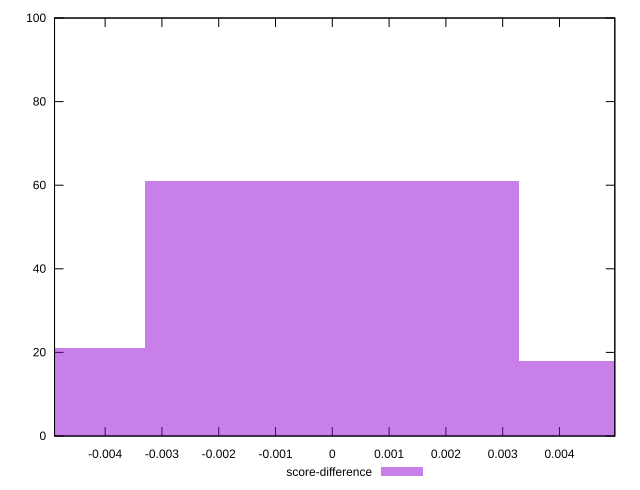

The gnuplot source for this figure:
reset

$scoreDifference <<EOF
0 61
-0.006587484333037773 21
0.006587484333037773 18
EOF

set key outside below
set boxwidth 0.006587484333037773
set xrange [-0.004890920913917962:0.004974491965834105]
set yrange [0:100]
set trange [0:100]
set style fill transparent solid 0.5 noborder
set terminal svg size 640, 490 enhanced background rgb 'white'
set output "reprap/speed-index/samples/pages+cached/score-difference/histogram.svg"

plot $scoreDifference title "score-difference" with boxes

reset
